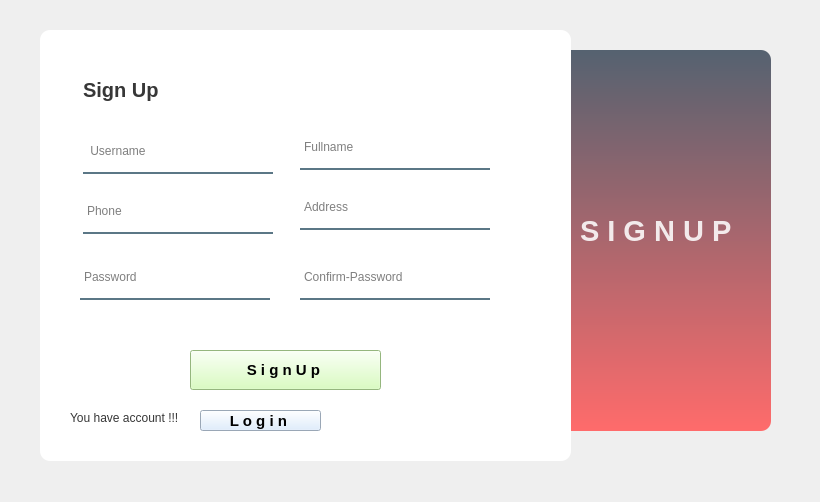
<?xml version="1.0" encoding="UTF-8"?>
<ui version="4.0">
 <class>Form</class>
 <widget class="QWidget" name="Form">
  <property name="geometry">
   <rect>
    <x>0</x>
    <y>0</y>
    <width>820</width>
    <height>502</height>
   </rect>
  </property>
  <property name="windowTitle">
   <string>Form</string>
  </property>
  <widget class="QLabel" name="label_2">
   <property name="geometry">
    <rect>
     <x>360</x>
     <y>50</y>
     <width>411</width>
     <height>381</height>
    </rect>
   </property>
   <property name="styleSheet">
    <string notr="true">background-color: qlineargradient(spread:pad, x1:0, y1:0, x2:0, y2:1, stop:0 rgba(85, 98, 112, 255), stop:1 rgba(255, 107, 107, 255));
border-radius:10px;</string>
   </property>
   <property name="text">
    <string/>
   </property>
  </widget>
  <widget class="QLabel" name="label">
   <property name="geometry">
    <rect>
     <x>40</x>
     <y>30</y>
     <width>531</width>
     <height>431</height>
    </rect>
   </property>
   <property name="styleSheet">
    <string notr="true">background-color:rgba(255, 255, 255, 255);
border-radius:10px;</string>
   </property>
   <property name="text">
    <string/>
   </property>
  </widget>
  <widget class="QLineEdit" name="lineEdit_2">
   <property name="geometry">
    <rect>
     <x>83</x>
     <y>194</y>
     <width>190</width>
     <height>40</height>
    </rect>
   </property>
   <property name="font">
    <font>
     <pointsize>9</pointsize>
    </font>
   </property>
   <property name="styleSheet">
    <string notr="true">background-color:rgba(0, 0, 0, 0);
border:2px solid rgba(0, 0, 0, 0);
border-bottom-color:rgba(46, 82, 101, 200);
color:rgb(0, 0, 0);
padding-bottom:7px;</string>
   </property>
   <property name="echoMode">
    <enum>QLineEdit::EchoMode::Normal</enum>
   </property>
   <property name="placeholderText">
    <string>Phone</string>
   </property>
  </widget>
  <widget class="QLineEdit" name="lineEdit">
   <property name="geometry">
    <rect>
     <x>83</x>
     <y>134</y>
     <width>190</width>
     <height>40</height>
    </rect>
   </property>
   <property name="font">
    <font>
     <pointsize>9</pointsize>
    </font>
   </property>
   <property name="styleSheet">
    <string notr="true">background-color:rgba(0, 0, 0, 0);
border:2px solid rgba(0, 0, 0, 0);
border-bottom-color:rgba(46, 82, 101, 200);
color:rgb(0, 0, 0);
padding-bottom:7px;</string>
   </property>
   <property name="placeholderText">
    <string> Username</string>
   </property>
  </widget>
  <widget class="QLabel" name="label_3">
   <property name="geometry">
    <rect>
     <x>83</x>
     <y>74</y>
     <width>101</width>
     <height>31</height>
    </rect>
   </property>
   <property name="font">
    <font>
     <pointsize>15</pointsize>
     <bold>true</bold>
    </font>
   </property>
   <property name="styleSheet">
    <string notr="true">color:rgba(0, 0, 0, 200);</string>
   </property>
   <property name="text">
    <string>Sign Up</string>
   </property>
  </widget>
  <widget class="QLabel" name="label_4">
   <property name="geometry">
    <rect>
     <x>70</x>
     <y>410</y>
     <width>109</width>
     <height>16</height>
    </rect>
   </property>
   <property name="styleSheet">
    <string notr="true">color:rgba(0, 0, 0, 200);</string>
   </property>
   <property name="text">
    <string>You have account !!! </string>
   </property>
  </widget>
  <widget class="QLineEdit" name="lineEdit_3">
   <property name="geometry">
    <rect>
     <x>300</x>
     <y>130</y>
     <width>190</width>
     <height>40</height>
    </rect>
   </property>
   <property name="font">
    <font>
     <pointsize>9</pointsize>
    </font>
   </property>
   <property name="styleSheet">
    <string notr="true">background-color:rgba(0, 0, 0, 0);
border:2px solid rgba(0, 0, 0, 0);
border-bottom-color:rgba(46, 82, 101, 200);
color:rgb(0, 0, 0);
padding-bottom:7px;</string>
   </property>
   <property name="placeholderText">
    <string>Fullname</string>
   </property>
  </widget>
  <widget class="QLineEdit" name="lineEdit_4">
   <property name="geometry">
    <rect>
     <x>300</x>
     <y>190</y>
     <width>190</width>
     <height>40</height>
    </rect>
   </property>
   <property name="font">
    <font>
     <pointsize>9</pointsize>
    </font>
   </property>
   <property name="styleSheet">
    <string notr="true">background-color:rgba(0, 0, 0, 0);
border:2px solid rgba(0, 0, 0, 0);
border-bottom-color:rgba(46, 82, 101, 200);
color:rgb(0, 0, 0);
padding-bottom:7px;</string>
   </property>
   <property name="placeholderText">
    <string>Address</string>
   </property>
  </widget>
  <widget class="QLineEdit" name="lineEdit_5">
   <property name="geometry">
    <rect>
     <x>80</x>
     <y>260</y>
     <width>190</width>
     <height>40</height>
    </rect>
   </property>
   <property name="font">
    <font>
     <pointsize>9</pointsize>
    </font>
   </property>
   <property name="styleSheet">
    <string notr="true">background-color:rgba(0, 0, 0, 0);
border:2px solid rgba(0, 0, 0, 0);
border-bottom-color:rgba(46, 82, 101, 200);
color:rgb(0, 0, 0);
padding-bottom:7px;</string>
   </property>
   <property name="echoMode">
    <enum>QLineEdit::EchoMode::Password</enum>
   </property>
   <property name="placeholderText">
    <string>Password</string>
   </property>
  </widget>
  <widget class="QLineEdit" name="lineEdit_6">
   <property name="geometry">
    <rect>
     <x>300</x>
     <y>260</y>
     <width>190</width>
     <height>40</height>
    </rect>
   </property>
   <property name="font">
    <font>
     <pointsize>9</pointsize>
    </font>
   </property>
   <property name="styleSheet">
    <string notr="true">background-color:rgba(0, 0, 0, 0);
border:2px solid rgba(0, 0, 0, 0);
border-bottom-color:rgba(46, 82, 101, 200);
color:rgb(0, 0, 0);
padding-bottom:7px;</string>
   </property>
   <property name="echoMode">
    <enum>QLineEdit::EchoMode::Password</enum>
   </property>
   <property name="placeholderText">
    <string>Confirm-Password</string>
   </property>
  </widget>
  <widget class="QLabel" name="label_5">
   <property name="geometry">
    <rect>
     <x>580</x>
     <y>200</y>
     <width>181</width>
     <height>61</height>
    </rect>
   </property>
   <property name="font">
    <font>
     <pointsize>22</pointsize>
     <bold>true</bold>
    </font>
   </property>
   <property name="styleSheet">
    <string notr="true">color:rgba(255, 255, 255, 220);</string>
   </property>
   <property name="text">
    <string>S I G N U P </string>
   </property>
  </widget>
  <widget class="QPushButton" name="pushButton">
   <property name="geometry">
    <rect>
     <x>190</x>
     <y>350</y>
     <width>191</width>
     <height>40</height>
    </rect>
   </property>
   <property name="font">
    <font>
     <pointsize>11</pointsize>
     <bold>true</bold>
    </font>
   </property>
   <property name="styleSheet">
    <string notr="true">background-color: rgb(208, 255, 176);</string>
   </property>
   <property name="text">
    <string>S i g n U p </string>
   </property>
  </widget>
  <widget class="QPushButton" name="pushButton_2">
   <property name="geometry">
    <rect>
     <x>200</x>
     <y>410</y>
     <width>121</width>
     <height>21</height>
    </rect>
   </property>
   <property name="font">
    <font>
     <pointsize>11</pointsize>
     <bold>true</bold>
    </font>
   </property>
   <property name="styleSheet">
    <string notr="true">background-color:rgb(216, 234, 255) </string>
   </property>
   <property name="text">
    <string>L o g i n </string>
   </property>
  </widget>
 </widget>
 <resources/>
 <connections/>
</ui>
